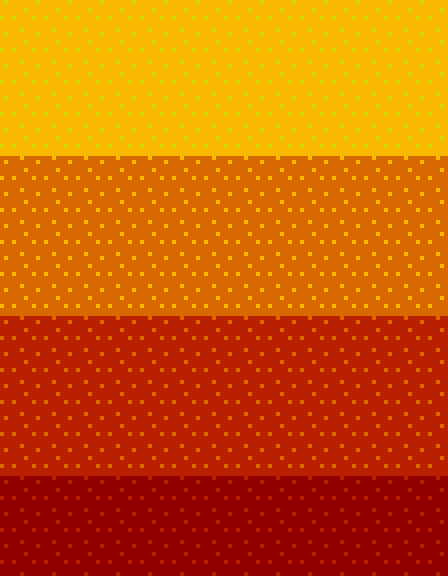

Tiled map render using the project's own tile images. Description and the whole map definition, tile-layer contents included, below:
An orthogonal 14x18 tile map with 32x32 px tiles, 1 tile layer (Tile Layer 1).

<map version="1.10" tiledversion="1.10.1" orientation="orthogonal" renderorder="right-down" width="14" height="18" tilewidth="32" tileheight="32" infinite="0" nextlayerid="2" nextobjectid="1">
 <editorsettings>
  <export target="Level.json" format="json" />
 </editorsettings>
 <tileset firstgid="1" name="Level" tilewidth="32" tileheight="32" spacing="4" tilecount="40" columns="8">
  <image source="Level_SpriteSheet.png" width="284" height="176" />
 </tileset>
 <layer id="1" name="Tile Layer 1" width="14" height="18">
  <data encoding="csv">
5,5,5,5,5,5,5,5,5,5,5,5,5,5,
5,5,5,5,5,5,5,5,5,5,5,5,5,5,
5,5,5,5,5,5,5,5,5,5,5,5,5,5,
5,5,5,5,5,5,5,5,5,5,5,5,5,5,
9,9,9,9,9,9,9,9,9,9,9,9,9,9,
16,16,16,16,16,16,16,16,16,16,16,16,16,16,
16,16,16,16,16,16,16,16,16,16,16,16,16,16,
16,16,16,16,16,16,16,16,16,16,16,16,16,16,
16,16,16,16,16,16,16,16,16,16,16,16,16,16,
17,17,17,17,17,17,17,17,17,17,17,17,17,17,
24,24,24,24,24,24,24,24,24,24,24,24,24,24,
24,24,24,24,24,24,24,24,24,24,24,24,24,24,
24,24,24,24,24,24,24,24,24,24,24,24,24,24,
24,24,24,24,24,24,24,24,24,24,24,24,24,24,
25,25,25,25,25,25,25,25,25,25,25,25,25,25,
32,32,32,32,32,32,32,32,32,32,32,32,32,32,
32,32,32,32,32,32,32,32,32,32,32,32,32,32,
32,32,32,32,32,32,32,32,32,32,32,32,32,32
</data>
 </layer>
</map>